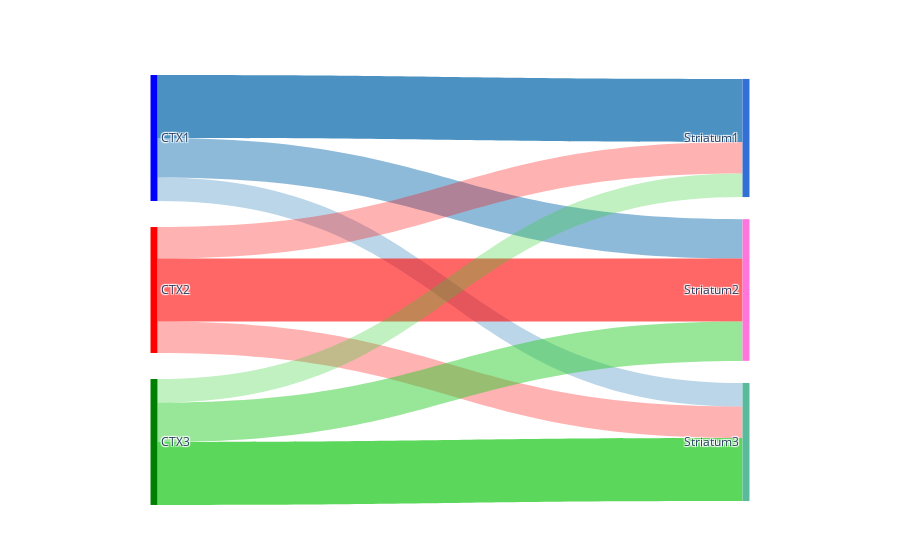

Notebook source saved alongside this figure:
### Code cell
import plotly.graph_objects as go

labels = ["CTX1", "CTX2", "CTX3", "Striatum1", "Striatum2", "Striatum3"]

source = [
    0, 0, 0,
    1, 1, 1,
    2, 2, 2
]

target = [
    3, 4, 5,
    4, 3, 5,
    5, 3, 4
]

value = [
    8, 5, 3,
    8, 4, 4,
    8, 3, 5
]

node_colors = ["blue", "red", "green", '#3370d6', '#ff75db', '#59ba9c']  

max_value_to_color = {
    8: "rgba(31, 119, 180, 0.8)",  # 파랑
    5: "rgba(255, 0, 0, 0.8)",  # 빨강
    3: "rgba(50, 205, 50, 0.8)"  # 초록
}

for i in range(3, 6):
    incoming_values = [value[idx] for idx, tgt in enumerate(target) if tgt == i]
    max_value = max(incoming_values)
    node_colors.append(max_value_to_color[max_value])

fig = go.Figure(go.Sankey(
    node=dict(
        pad=1,
        thickness=7,
        line=dict(color="white", width=0.05),
        label=labels,
        color=node_colors,
        x=[0.1, 0.1, 0.1, 0.9, 0.9, 0.9],
        y=[0.1, 0.5, 0.9, 0.1, 0.5, 0.9],
    ),
    link=dict(
        source=source,
        target=target,
        value=value,
        color=[
            "rgba(31, 119, 180, 0.8)", "rgba(31, 119, 180, 0.5)", "rgba(31, 119, 180, 0.3)",
            "rgba(255, 0, 0, 0.6)", "rgba(255, 0, 0, 0.3)", "rgba(255, 0, 0, 0.3)",
            "rgba(50, 205, 50, 0.8)", "rgba(50, 205, 50, 0.3)", "rgba(50, 205, 50, 0.5)"
        ]
    )
))

fig.show()

### Figure 1 — Plotly figure (JSON) as saved in the notebook; plotly's stock layout.template omitted (floating-point values rounded to 4 significant figures)
{"data": [{"link": {"color": ["rgba(31, 119, 180, 0.8)", "rgba(31, 119, 180, 0.5)", "rgba(31, 119, 180, 0.3)", "rgba(255, 0, 0, 0.6)", "rgba(255, 0, 0, 0.3)", "rgba(255, 0, 0, 0.3)", "rgba(50, 205, 50, 0.8)", "rgba(50, 205, 50, 0.3)", "rgba(50, 205, 50, 0.5)"], "source": [0, 0, 0, 1, 1, 1, 2, 2, 2], "target": [3, 4, 5, 4, 3, 5, 5, 3, 4], "value": [8, 5, 3, 8, 4, 4, 8, 3, 5]}, "node": {"color": ["blue", "red", "green", "#3370d6", "#ff75db", "#59ba9c", "rgba(31, 119, 180, 0.8)", "rgba(31, 119, 180, 0.8)", "rgba(31, 119, 180, 0.8)"], "label": ["CTX1", "CTX2", "CTX3", "Striatum1", "Striatum2", "Striatum3"], "line": {"color": "white", "width": 0.05}, "pad": 1, "thickness": 7, "x": [0.1, 0.1, 0.1, 0.9, 0.9, 0.9], "y": [0.1, 0.5, 0.9, 0.1, 0.5, 0.9]}, "type": "sankey"}], "layout": {}}
